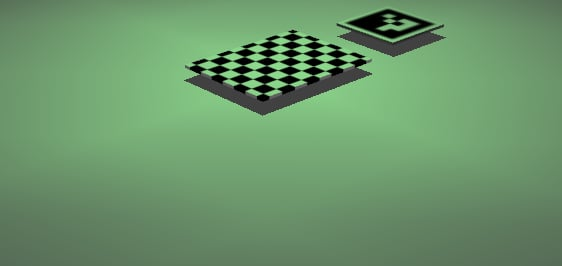
#> input picture lab_1_prt_scr.png, 562 x 266 px, given in place of f.png, which was not available; the run also reads 1 picture not shown here
$ jupyter execute --allow-errors LABO_1.ipynb   (shell and % lines are left out)   (text cells are left out)
#> lines starting #> are read from the running program, lines starting #| are printed output that depends on the picture; after the words box and inside, x2 and y2 are one past the last pixel; in counts of white or black regions, pixels touching at a corner belong together; pictures that were not available may be replaced by others from this repository, and a replacement may not be noted
[cell 1]
%cd /content/
%cd lab5_assets

[cell 2]
import cv2

print(f"OpenCV version is: {cv2.__version__}")

if False:  # change to True if you want to use the notebook locally
    # and use cv2_imshow from matplotlib (eg. Vscode)
    import matplotlib.pyplot as plt

    def cv2_imshow(img):
        plt.imshow(cv2.cvtColor(img, cv2.COLOR_BGR2RGB))
        plt.axis("off")
        plt.show()

[cell 3]
first_img = cv2.imread("f.png")
#> first_img is the input picture: shape (266, 562, 3); mean B, G, R 106, 148.9, 106.2
first_img

[cell 4]
print(f"Shape is: {first_img.shape}")
#| Shape is: (266, 562, 3)
print(f"Element type is: {first_img.dtype}")
#| Element type is: uint8

[cell 5]
# Normally we would do:
# cv2.imshow("window", first_img)
# cv2.waitKey(-1)

# But in Colab we need to use:
from google.colab.patches import cv2_imshow

cv2_imshow(first_img)

[cell 6]
first_img_small_square = cv2.resize(first_img, (300,300))
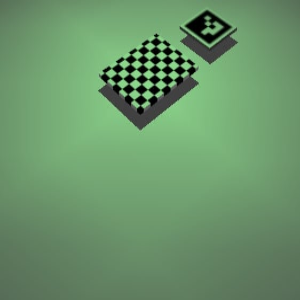
#> first_img_small_square: shape (300, 300, 3); mean B, G, R 105.9, 148.9, 106.1
cv2_imshow(first_img_small_square)

[cell 7]
h,w,c = first_img.shape
#> h = 266; w = 562; c = 3
print(int(h*300/w))
#| 141
dsize = (int(w*300/h), 300) # TODO: modify this line
#> dsize = (633, 300)

first_img_small = cv2.resize(first_img, dsize)
cv2_imshow(first_img_small)

[cell 8]
# "tl" is often used to designate top-left corner, "br" will be bottom-right
# We will cut a rectangle that starts in the middle of the image and goes 200 px right and 350 px down.

crop_tl_x = first_img.shape[1] // 2
#> crop_tl_x = 281
crop_tl_y = first_img.shape[0] // 2
#> crop_tl_y = 133
crop_width = 200
crop_height = 350
crop_br_x = crop_tl_x + crop_width
#> crop_br_x = 481
crop_br_y = crop_tl_y + crop_height
#> crop_br_y = 483

first_img_crop_0 = first_img[crop_tl_y:crop_br_y, crop_tl_x:crop_br_x]
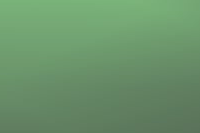
#> first_img_crop_0: shape (133, 200, 3); mean B, G, R 106.2, 147.3, 106.3
cv2_imshow(first_img_crop_0)

[cell 9]
# TODO: Crop first_img_crop_1 as instructed above

first_img_crop_1 = first_img[175:275, 675:875]
#> first_img_crop_1 = empty array
cv2_imshow(first_img_crop_1)

[cell 10]
# TODO: Find a function to convert first_img (or first_img_small) to grayscale
first_img_grayscale = cv2.cvtColor(first_img, cv2.COLOR_BGR2GRAY)
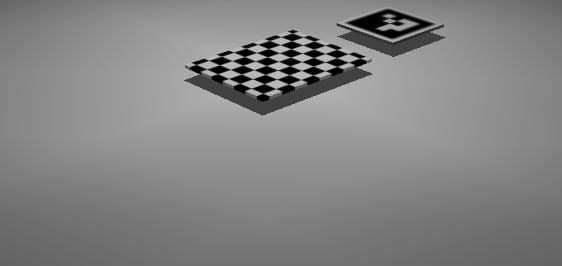
#> first_img_grayscale: shape (266, 562); min 0, max 208, mean 131.1
cv2_imshow(first_img_grayscale)

[cell 11]
# TODO: Find a function to convert first_img_grayscale to binary and try a few different thresholds to see the effect
_, first_img_binary = cv2.threshold(first_img_grayscale, 200, 255, cv2.THRESH_BINARY)
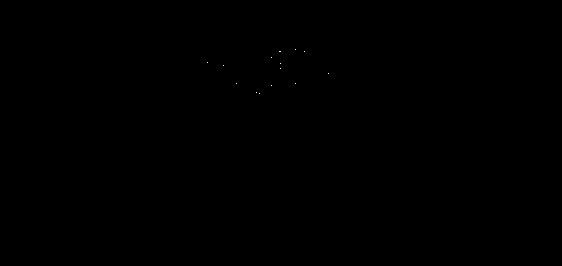
#> first_img_binary: shape (266, 562); 0.01% white in thin lines or dots, all inside (x1, y1, x2, y2) = (207, 49, 329, 94)
cv2_imshow(first_img_binary)

[cell 12]
# TODO: load an image named "0.png"
img0 = cv2.imread("0.png")
cv2_imshow(img0)

[cell 13]
dictionary = cv2.aruco.getPredefinedDictionary(cv2.aruco.DICT_APRILTAG_16h5)
parameters = cv2.aruco.DetectorParameters()
detector = cv2.aruco.ArucoDetector(dictionary, parameters)

#> (the rest of this cell did not finish here and is left out)

#> (a cell that did not finish here is left out)

#> (a cell that did not finish here is left out)

[cell 16]
# Demo of drawing
draw_demo = first_img.copy()

RED = (0, 0, 255)
PINK = (255, 0, 255)

cv2.circle(draw_demo, (100, 200), 30, RED, cv2.FILLED)
cv2.line(draw_demo, (250, 250), (800, 100), PINK, 3)
cv2.putText(draw_demo, "(250, 250)", (250, 250), cv2.FONT_HERSHEY_SIMPLEX, 1, RED, 2)
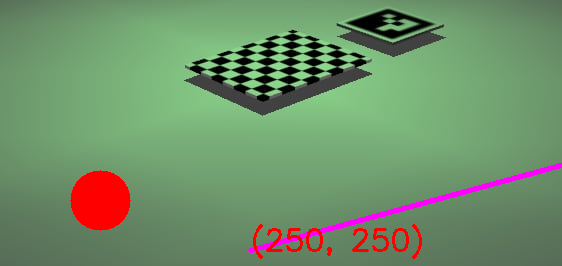
#> draw_demo: shape (266, 562, 3); mean B, G, R 104.8, 143.7, 112
cv2.putText(draw_demo, "(800, 100)", (800, 100), cv2.FONT_HERSHEY_SIMPLEX, 1, RED, 2)
cv2_imshow(draw_demo)
